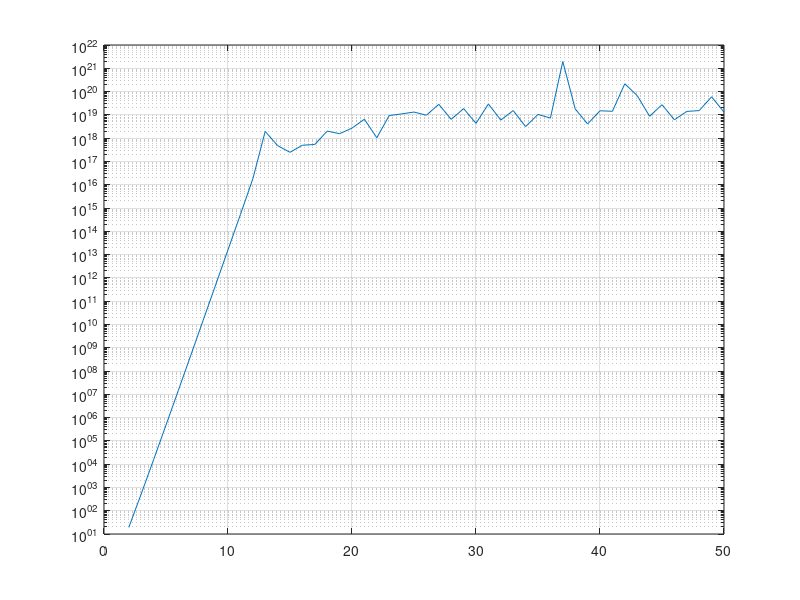

This figure's MATLAB source:
clc
clear
close all

x = ones(1000, 1);
y = ones(1000, 1);
A = hilb(1000);
B = rand(1000);

b = A*x;
c = B*y;

xCalcolata = A\b;
yCalcolata = B\c;

%calcolo gli errori
errx = norm((x - xCalcolata))/norm(x)
erry = norm((y - yCalcolata))/norm(y)

condizionamentoA = cond(A)
condizionamentoB = cond(B)

%osserviamo che la matrice A di Hilbert è mal condizionata e infatti
%l'errore è molto più grande rispetto all'errore di B che è di ordine basso
condHilb = [];
for i = 2:50
condHilb(i) = cond(hilb(i));
end
semilogy(1:50, condHilb)
grid on;
% clear
% clc
% 
% % Punto A
% A = hilb(1000);
% B = rand(1000);
% 
% x_esatta = ones(1000, 1);
% y_esatta = ones(1000, 1);
% 
% b = A * x_esatta;
% c = B * y_esatta;
% 
% % Punto B
% x_calcolata = A \ b;
% err_ass = norm(x_esatta - x_calcolata);
% y_calcolata = B \ c;
% err_ass_y = norm(y_esatta - y_calcolata);
% 
% % Punto 3
% err_err_x = norm(x_esatta - x_calcolata) / norm(x_esatta)
% err_rel_y = norm(y_esatta - y_calcolata) / norm(y_esatta)
% 
% % Punto D
% n_range = 1:50;
% cond_hilb = zeros(length(n_range), 1);
% 
% for i = 1:length(n_range)
%     A = hilb(n_range(i));
%     cond_hilbert(i) = cond(A);
%     i
%     n_range(i)
%     x_esatta = ones(i, 1);
%     b = A * x_esatta;
%     x_calcolata = A \ b;
%     err_rel_y(i) = norm(x_esatta - x_calcolata) / norm(x_esatta)
% end
% 
% figure;
% semilogy(n_range, cond_hilbert, '-s', 'LineWidth', 2);
% title('Condizionamento matrice di Hilbert');
% xlabel('dimensione della matrice');
% grid on;
% 
% figure;
% semilogy(n_range, err_rel_y,'-s');
% xlabel('dimensione della matrice');
% ylabel('errore relativo');
% grid on;
